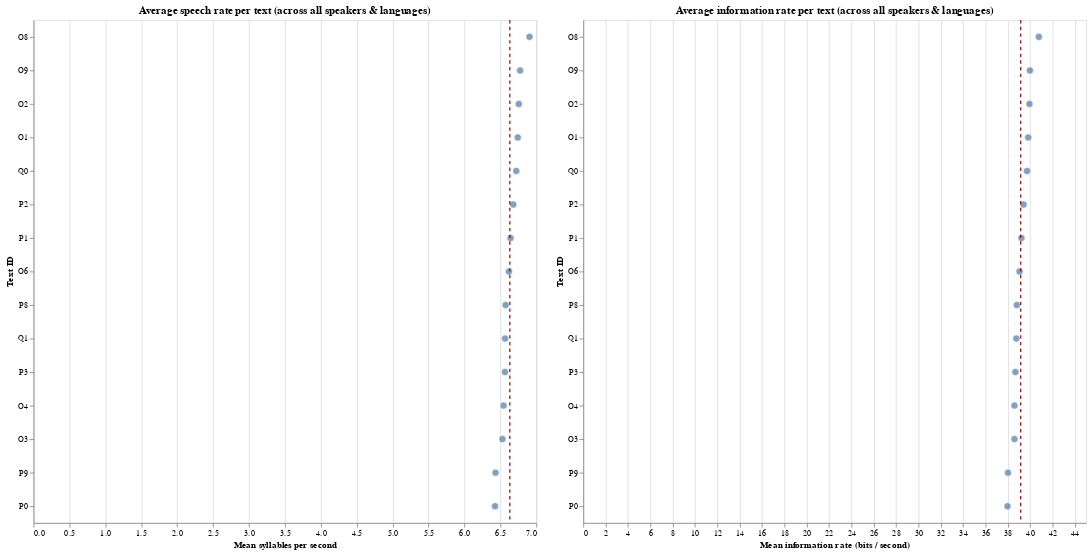

The code cell stored with this chart in its notebook:
### Markdown cell above
<div class="alert alert-warning" style="color:black">

### Question 7 (Optional)
rubric={reasoning:1}
 
<p>Use the same data to tell another story than the one we told here. Suggestively, you would do some EDA and then use around 2-3 figures with accompanying text to tell a short story about an interesting relationship that you found. I encourage you to try to think of an idea of your own, but if you can't come up with one, I have listed a few ideas below.</p>
    
<details><summary>Suggested ideas to explore</summary>
<ul>
<li>Does the particular text matter for which continent or language was faster? (you could do a paired comparison here)</li>
<li>Group by each speaker’s mean instead of showing all texts (I would personally prefer this to what we did above as I think it shows the variation and sample size more truly, although the means will be similar)</li>
<li>Add language families from the paper and see if there are any patterns among them.</li>
<li>Add additional language features such as tonality and see if there any patterns there.</li>
<li>Plot the different language features on a map.</li>
</ul>
</details>

</div>

### Code cell
grand_mean_sps = text_summary['mean_sps'].mean()
grand_mean_info = text_summary['mean_inforate'].mean()

base = alt.Chart(text_summary).encode(
    y=alt.Y('text:N', sort=alt.SortField('mean_sps', order='descending'), title='Text ID'),
    tooltip=['text', 'n_languages', 'n_observations']
)

# Left: syllables per second
sps_points = base.mark_circle(size=70, opacity=0.7, stroke='white', strokeWidth=0.8).encode(
    x=alt.X('mean_sps:Q', title='Mean syllables per second')
)

sps_mean = alt.Chart(pd.DataFrame({'grand_mean': [grand_mean_sps]})).mark_rule(
    color='darkred', strokeDash=[4,4], strokeWidth=1.4
).encode(
    x='grand_mean:Q'
)

sps_chart = sps_points + sps_mean
sps_chart = sps_chart.properties(
    width=600,
    height=600,
    title='Average speech rate per text (across all speakers & languages)'
)

# Right: information rate
info_points = base.mark_circle(size=70, opacity=0.7, stroke='white', strokeWidth=0.8).encode(
    x=alt.X('mean_inforate:Q', title='Mean information rate (bits / second)')
)

info_mean = alt.Chart(pd.DataFrame({'grand_mean': [grand_mean_info]})).mark_rule(
    color='darkred', strokeDash=[4,4], strokeWidth=1.4
).encode(
    x='grand_mean:Q'
)

info_chart = info_points + info_mean
info_chart = info_chart.properties(
    width=600,
    height=600,
    title='Average information rate per text (across all speakers & languages)'
)

final_chart = alt.hconcat(sps_chart, info_chart).resolve_scale(y='shared')

final_chart

### Figure 1 — Vega specification as saved in the notebook (floating-point values rounded to 4 significant figures)
{"$schema": "https://vega.github.io/schema/vega/v6.json", "data": [{"name": "source_0"}, {"name": "source_2"}, {"name": "data_0", "values": [{"mean_sps": 6.905, "n_languages": 17, "n_observations": 152, "text": "O8"}, {"mean_sps": 6.774, "n_languages": 17, "n_observations": 152, "text": "O9"}, {"mean_sps": 6.756, "n_languages": 17, "n_observations": 153, "text": "O2"}, {"mean_sps": 6.742, "n_languages": 17, "n_observations": 152, "text": "O1"}, {"mean_sps": 6.721, "n_languages": 17, "n_observations": 153, "text": "Q0"}, {"mean_sps": 6.679, "n_languages": 17, "n_observations": 152, "text": "P2"}, {"mean_sps": 6.642, "n_languages": 17, "n_observations": 152, "text": "P1"}, {"mean_sps": 6.619, "n_languages": 17, "n_observations": 153, "text": "O6"}, {"mean_sps": 6.573, "n_languages": 17, "n_observations": 153, "text": "P8"}, {"mean_sps": 6.565, "n_languages": 17, "n_observations": 153, "text": "Q1"}, {"mean_sps": 6.564, "n_languages": 17, "n_observations": 152, "text": "P3"}, {"mean_sps": 6.529, "n_languages": 17, "n_observations": 153, "text": "O3"}, {"mean_sps": 6.544, "n_languages": 17, "n_observations": 153, "text": "O4"}, {"mean_sps": 6.432, "n_languages": 17, "n_observations": 153, "text": "P9"}, {"mean_sps": 6.425, "n_languages": 17, "n_observations": 152, "text": "P0"}]}, {"name": "source_1", "values": [{"grand_mean": 6.631}]}, {"name": "data_1", "values": [{"mean_inforate": 40.78, "n_languages": 17, "n_observations": 152, "text": "O8"}, {"mean_inforate": 39.98, "n_languages": 17, "n_observations": 152, "text": "O9"}, {"mean_inforate": 39.93, "n_languages": 17, "n_observations": 153, "text": "O2"}, {"mean_inforate": 39.82, "n_languages": 17, "n_observations": 152, "text": "O1"}, {"mean_inforate": 39.72, "n_languages": 17, "n_observations": 153, "text": "Q0"}, {"mean_inforate": 39.41, "n_languages": 17, "n_observations": 152, "text": "P2"}, {"mean_inforate": 39.22, "n_languages": 17, "n_observations": 152, "text": "P1"}, {"mean_inforate": 39.05, "n_languages": 17, "n_observations": 153, "text": "O6"}, {"mean_inforate": 38.81, "n_languages": 17, "n_observations": 153, "text": "P8"}, {"mean_inforate": 38.76, "n_languages": 17, "n_observations": 153, "text": "Q1"}, {"mean_inforate": 38.68, "n_languages": 17, "n_observations": 152, "text": "P3"}, {"mean_inforate": 38.59, "n_languages": 17, "n_observations": 153, "text": "O3"}, {"mean_inforate": 38.59, "n_languages": 17, "n_observations": 153, "text": "O4"}, {"mean_inforate": 38.01, "n_languages": 17, "n_observations": 153, "text": "P9"}, {"mean_inforate": 37.97, "n_languages": 17, "n_observations": 152, "text": "P0"}]}, {"name": "source_3", "values": [{"grand_mean": 39.15}]}, {"name": "source_0_y_domain_text_0", "values": [{"sort_field": 6.905, "text": "O8"}, {"sort_field": 6.774, "text": "O9"}, {"sort_field": 6.756, "text": "O2"}, {"sort_field": 6.742, "text": "O1"}, {"sort_field": 6.721, "text": "Q0"}, {"sort_field": 6.679, "text": "P2"}, {"sort_field": 6.642, "text": "P1"}, {"sort_field": 6.619, "text": "O6"}, {"sort_field": 6.573, "text": "P8"}, {"sort_field": 6.565, "text": "Q1"}, {"sort_field": 6.564, "text": "P3"}, {"sort_field": 6.529, "text": "O3"}, {"sort_field": 6.544, "text": "O4"}, {"sort_field": 6.432, "text": "P9"}, {"sort_field": 6.425, "text": "P0"}]}, {"name": "source_2_y_domain_text_1", "values": [{"sort_field": 6.905, "text": "O8"}, {"sort_field": 6.774, "text": "O9"}, {"sort_field": 6.756, "text": "O2"}, {"sort_field": 6.742, "text": "O1"}, {"sort_field": 6.721, "text": "Q0"}, {"sort_field": 6.679, "text": "P2"}, {"sort_field": 6.642, "text": "P1"}, {"sort_field": 6.619, "text": "O6"}, {"sort_field": 6.573, "text": "P8"}, {"sort_field": 6.565, "text": "Q1"}, {"sort_field": 6.564, "text": "P3"}, {"sort_field": 6.529, "text": "O3"}, {"sort_field": 6.544, "text": "O4"}, {"sort_field": 6.432, "text": "P9"}, {"sort_field": 6.425, "text": "P0"}]}], "signals": [{"name": "childWidth", "value": 600}], "marks": [{"type": "group", "name": "concat_0_group", "encode": {"update": {"height": {"signal": "height"}, "width": {"signal": "childWidth"}}}, "marks": [{"type": "symbol", "name": "concat_0_layer_0_marks", "from": {"data": "data_0"}, "encode": {"update": {"fill": {"value": "#4c78a8"}, "opacity": {"value": 0.7}, "tooltip": {"signal": "{\"text\": isValid(datum[\"text\"]) ? datum[\"text\"] : \"\"+datum[\"text\"], \"n_languages\": format(datum[\"n_languages\"], \"\"), \"n_observations\": format(datum[\"n_observations\"], \"\")}"}, "x": {"field": "mean_sps", "scale": "concat_0_x"}, "stroke": {"value": "white"}, "size": {"value": 70}, "y": {"field": "text", "scale": "y"}, "strokeWidth": {"value": 0.8}, "shape": {"value": "circle"}}}, "style": ["circle"]}, {"type": "rule", "name": "concat_0_layer_1_marks", "from": {"data": "source_1"}, "encode": {"update": {"x": {"field": "grand_mean", "scale": "concat_0_x"}, "strokeDash": {"value": [4, 4]}, "y": {"value": 0}, "y2": {"field": {"signal": null, "datum": null, "group": "height", "parent": null}}, "strokeWidth": {"value": 1.4}, "stroke": {"value": "darkred"}}}, "style": ["rule"]}], "axes": [{"scale": "concat_0_x", "ticks": false, "tickCount": {"signal": "ceil(childWidth/40)"}, "orient": "bottom", "grid": true, "gridScale": "y", "domain": false, "labels": false, "aria": false, "maxExtent": 0, "zindex": 0, "minExtent": 0}, {"scale": "concat_0_x", "grid": false, "orient": "bottom", "labelFlush": true, "labelOverlap": true, "zindex": 0, "tickCount": {"signal": "ceil(childWidth/40)"}, "title": "Mean syllables per second"}, {"scale": "y", "orient": "left", "zindex": 0, "grid": false, "title": "Text ID"}], "title": {"text": "Average speech rate per text (across all speakers & languages)", "frame": "group"}, "style": "cell"}, {"type": "group", "name": "concat_1_group", "encode": {"update": {"width": {"signal": "childWidth"}, "height": {"signal": "height"}}}, "marks": [{"type": "symbol", "name": "concat_1_layer_0_marks", "from": {"data": "data_1"}, "encode": {"update": {"shape": {"value": "circle"}, "strokeWidth": {"value": 0.8}, "y": {"field": "text", "scale": "y"}, "stroke": {"value": "white"}, "opacity": {"value": 0.7}, "size": {"value": 70}, "fill": {"value": "#4c78a8"}, "tooltip": {"signal": "{\"text\": isValid(datum[\"text\"]) ? datum[\"text\"] : \"\"+datum[\"text\"], \"n_languages\": format(datum[\"n_languages\"], \"\"), \"n_observations\": format(datum[\"n_observations\"], \"\")}"}, "x": {"field": "mean_inforate", "scale": "concat_1_x"}}}, "style": ["circle"]}, {"type": "rule", "name": "concat_1_layer_1_marks", "from": {"data": "source_3"}, "encode": {"update": {"strokeWidth": {"value": 1.4}, "strokeDash": {"value": [4, 4]}, "x": {"field": "grand_mean", "scale": "concat_1_x"}, "y": {"value": 0}, "y2": {"field": {"signal": null, "datum": null, "group": "height", "parent": null}}, "stroke": {"value": "darkred"}}}, "style": ["rule"]}], "axes": [{"scale": "concat_1_x", "ticks": false, "tickCount": {"signal": "ceil(childWidth/40)"}, "labels": false, "orient": "bottom", "aria": false, "grid": true, "maxExtent": 0, "gridScale": "y", "minExtent": 0, "zindex": 0, "domain": false}, {"scale": "concat_1_x", "labelOverlap": true, "tickCount": {"signal": "ceil(childWidth/40)"}, "zindex": 0, "title": "Mean information rate (bits / second)", "grid": false, "labelFlush": true, "orient": "bottom"}, {"scale": "y", "orient": "left", "grid": false, "zindex": 0, "title": "Text ID"}], "title": {"text": "Average information rate per text (across all speakers & languages)", "frame": "group"}, "style": "cell"}], "scales": [{"name": "y", "type": "point", "domain": {"fields": [{"data": "source_0_y_domain_text_0", "field": "text"}, {"data": "source_2_y_domain_text_1", "field": "text"}], "sort": {"op": "max", "field": "sort_field", "order": "descending"}}, "range": [0, {"signal": "height"}], "padding": 0.5}, {"name": "concat_0_x", "type": "linear", "domain": {"fields": [{"data": "data_0", "field": "mean_sps"}, {"data": "source_1", "field": "grand_mean"}]}, "range": [0, {"signal": "childWidth"}], "zero": true, "nice": true}, {"name": "concat_1_x", "type": "linear", "domain": {"fields": [{"data": "data_1", "field": "mean_inforate"}, {"data": "source_3", "field": "grand_mean"}]}, "range": [0, {"signal": "childWidth"}], "zero": true, "nice": true}], "height": 600, "background": "white", "padding": 5, "layout": {"padding": 20, "bounds": "full", "align": "each"}}
